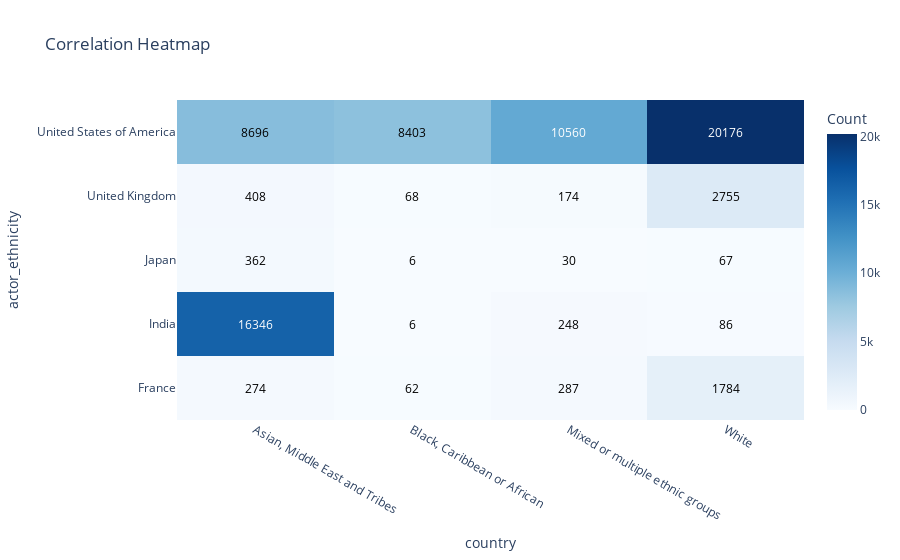

The cell this chart's notebook holds for it:
### Markdown cell above
It is evident that the median fame score is consistently higher in the epicenter of the film industry ('USA'), whereas it is notably low in India.

We believe that actor ethnicity is highly correlated with the country of the movie. Conducting a chi-square analysis could provide evidence supporting this hypothesis.

### Code cell
# Calculate the correlation matrix
contingency_table = pd.crosstab(actor_country['country'], actor_country['actor_ethnicity'])

# Perform the chi-squared test
chi2, p_value, _, _ = chi2_contingency(contingency_table)

print(f'chi2 : {chi2}')
print(f'p_value : {p_value}')

# Create a Plotly Heatmap
fig = go.Figure(go.Heatmap(
    z=contingency_table.values,
    x=contingency_table.columns,
    y=contingency_table.index,
    colorscale='Blues',
    colorbar=dict(title='Count'),
    zmin=0,
    zmax=contingency_table.max().max(),
))

# Add annotations
for i in range(len(contingency_table.index)):
    for j in range(len(contingency_table.columns)):
        fig.add_annotation(
            x=contingency_table.columns[j],
            y=contingency_table.index[i],
            text=str(contingency_table.iloc[i, j]),
            showarrow=False,
            font=dict(color='white' if contingency_table.iloc[i, j] > contingency_table.max().max() / 2 else 'black')
        )

# Update layout parameters
fig.update_layout(
    title='Correlation Heatmap',
    xaxis=dict(title='country'),
    yaxis=dict(title='actor_ethnicity'),
)

fig.show()

### Figure 1 — Plotly figure (JSON) as saved in the notebook; plotly's stock layout.template omitted (floating-point values rounded to 4 significant figures)
{"data": [{"colorbar": {"title": {"text": "Count"}}, "colorscale": [[0, "rgb(247,251,255)"], [0.125, "rgb(222,235,247)"], [0.25, "rgb(198,219,239)"], [0.375, "rgb(158,202,225)"], [0.5, "rgb(107,174,214)"], [0.625, "rgb(66,146,198)"], [0.75, "rgb(33,113,181)"], [0.875, "rgb(8,81,156)"], [1, "rgb(8,48,107)"]], "type": "heatmap", "x": ["Asian, Middle East and Tribes", "Black, Caribbean or African", "Mixed or multiple ethnic groups", "White"], "y": ["France", "India", "Japan", "United Kingdom", "United States of America"], "z": [[274, 62, 287, 1784], [16346, 6, 248, 86], [362, 6, 30, 67], [408, 68, 174, 2755], [8696, 8403, 10560, 20176]], "zmax": 20176, "zmin": 0}], "layout": {"annotations": [{"font": {"color": "black"}, "showarrow": false, "text": "274", "x": "Asian, Middle East and Tribes", "y": "France"}, {"font": {"color": "black"}, "showarrow": false, "text": "62", "x": "Black, Caribbean or African", "y": "France"}, {"font": {"color": "black"}, "showarrow": false, "text": "287", "x": "Mixed or multiple ethnic groups", "y": "France"}, {"font": {"color": "black"}, "showarrow": false, "text": "1784", "x": "White", "y": "France"}, {"font": {"color": "white"}, "showarrow": false, "text": "16346", "x": "Asian, Middle East and Tribes", "y": "India"}, {"font": {"color": "black"}, "showarrow": false, "text": "6", "x": "Black, Caribbean or African", "y": "India"}, {"font": {"color": "black"}, "showarrow": false, "text": "248", "x": "Mixed or multiple ethnic groups", "y": "India"}, {"font": {"color": "black"}, "showarrow": false, "text": "86", "x": "White", "y": "India"}, {"font": {"color": "black"}, "showarrow": false, "text": "362", "x": "Asian, Middle East and Tribes", "y": "Japan"}, {"font": {"color": "black"}, "showarrow": false, "text": "6", "x": "Black, Caribbean or African", "y": "Japan"}, {"font": {"color": "black"}, "showarrow": false, "text": "30", "x": "Mixed or multiple ethnic groups", "y": "Japan"}, {"font": {"color": "black"}, "showarrow": false, "text": "67", "x": "White", "y": "Japan"}, {"font": {"color": "black"}, "showarrow": false, "text": "408", "x": "Asian, Middle East and Tribes", "y": "United Kingdom"}, {"font": {"color": "black"}, "showarrow": false, "text": "68", "x": "Black, Caribbean or African", "y": "United Kingdom"}, {"font": {"color": "black"}, "showarrow": false, "text": "174", "x": "Mixed or multiple ethnic groups", "y": "United Kingdom"}, {"font": {"color": "black"}, "showarrow": false, "text": "2755", "x": "White", "y": "United Kingdom"}, {"font": {"color": "black"}, "showarrow": false, "text": "8696", "x": "Asian, Middle East and Tribes", "y": "United States of America"}, {"font": {"color": "black"}, "showarrow": false, "text": "8403", "x": "Black, Caribbean or African", "y": "United States of America"}, {"font": {"color": "white"}, "showarrow": false, "text": "10560", "x": "Mixed or multiple ethnic groups", "y": "United States of America"}, {"font": {"color": "white"}, "showarrow": false, "text": "20176", "x": "White", "y": "United States of America"}], "title": {"text": "Correlation Heatmap"}, "xaxis": {"title": {"text": "country"}}, "yaxis": {"title": {"text": "actor_ethnicity"}}}}
